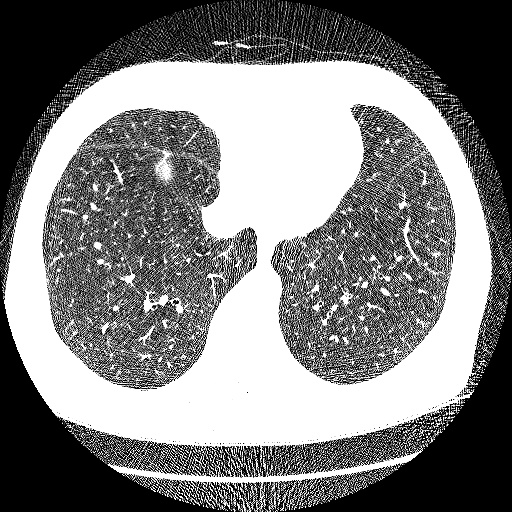
#> input picture cancer.jpg, 512 x 512 px
$ python area.py   (older library calls are emulated)
#> lines starting #> are read from the running program, lines starting #| are printed output that depends on the picture; after the words box and inside, x2 and y2 are one past the last pixel; in counts of white or black regions, pixels touching at a corner belong together
import numpy as np
import cv2
import math
from matplotlib.ticker import FuncFormatter
from matplotlib import pyplot as plt
from scipy import ndimage, misc
#import FFT as f

#img_title= f.img_title
#img_title= "C:/Users/Dom/Downloads/1.2.826.0.1.3680043.2.656.1.138.181.jpg"
img_title = 'cancer.jpg'
medianfiltersize = 10

def masking(img_title):
#> called with img_title = 'cancer.jpg'
    image = cv2.imread(img_title, cv2.COLOR_BGR2GRAY)
#> image is the input picture: shape (512, 512); min 0, max 255, mean 127.6
    image= cv2.resize(image,(512,512))
    image2 = cv2.cvtColor(image, cv2.COLOR_BGR2RGB)
    figure_size=9
    median_mask = cv2.medianBlur(image2, figure_size)
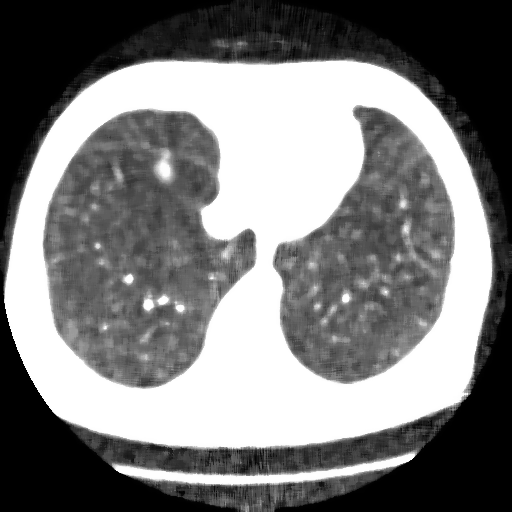
#> median_mask: shape (512, 512, 3); min 0, max 255, mean 125.1
    #median_mask=ndimage.median_filter(image2, size=medianfiltersize)
    image_sharp = cv2.addWeighted(image, 2, image, -1, 0)

    initialContoursImage = np.copy(median_mask)
    imgray = cv2.cvtColor(initialContoursImage, cv2.COLOR_BGR2GRAY)
    _, thresh = cv2.threshold(imgray, 127, 255, 0)
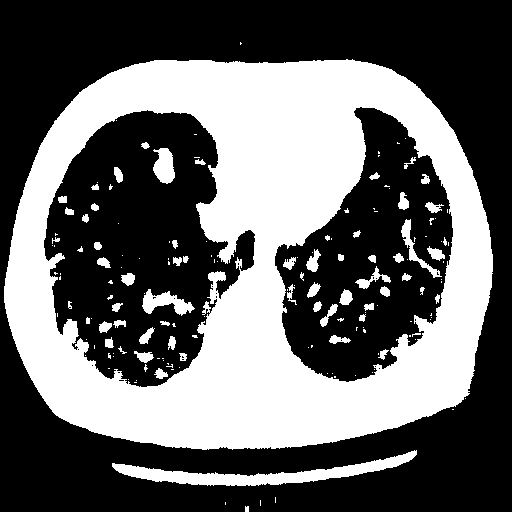
#> thresh: shape (512, 512); 39.8% white; 165 white regions (101 under 20 px)
    contours, hierarchy = cv2.findContours(thresh, cv2.RETR_TREE, cv2.CHAIN_APPROX_SIMPLE)
#> contours = 190 contours, 135 with area under 20; largest, box (x1, y1, x2, y2) and area: (4, 59, 493, 450) 161900, (43, 109, 256, 388) 38878, (274, 106, 454, 383) 29968, (112, 450, 417, 486) 2966, (142, 289, 195, 316) 605

    cnt = contours[0]
#> cnt = [[245, 506], [245, 511], [248, 511], [248, 506], [247, 506], [246, 507]]
    largest_area=0
    index = 0
    for contour in contours:
        if index > 0:
            area = cv2.contourArea(contour)
            if (area>largest_area):
                largest_area=area
                cnt = contours[index]
        index = index + 1
#> this loop made 190 passes
#> (area, largest_area) on passes 5, 8: (2966, 2966), (161899.5, 161899.5)
#> area on passes 20, 25, 36, 41, 45, 46: 38878.5, 70, 37.5, 114, 54.5, 60
#> after the loop, cnt = contour of 707 points, box (x1, y1, x2, y2) (4, 59, 493, 450), area 161900; index = 190; largest_area = 161899.5

    biggestContourImage = np.copy(cv2.cvtColor(image, cv2.COLOR_BGR2RGB))
    cv2.drawContours(biggestContourImage, [cnt], -1, (0,0,255), 3)
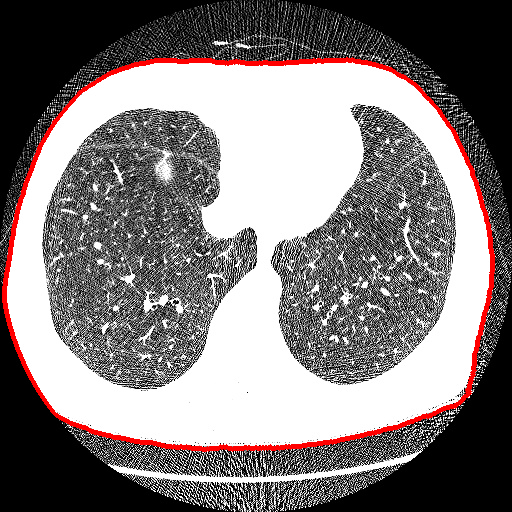
#> biggestContourImage: shape (512, 512, 3); 2.65% of pixels changed, all inside (x1, y1, x2, y2) = (2, 57, 495, 452); drawn as B, G, R

    filled = np.zeros_like(thresh)
    x,y,w,h = cv2.boundingRect(cnt)
#> x = 4; y = 59; w = 489; h = 391
    mask=cv2.drawContours(filled, [cnt], 0, 255, -1)
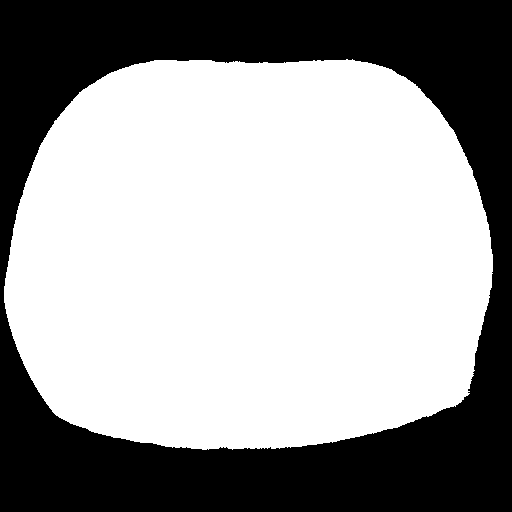
#> mask: shape (512, 512); 62% white; 1 black region, box (x1, y1, x2, y2) and area: (0, 0, 512, 512) 99546
    plt.imshow(mask)
    plt.show()
    width_half = image.shape[1]//2
#> width_half = 256
    x_half_mask = filled.shape[0]//2
#> x_half_mask = 256
    img_to_mask = image[:,width_half-x_half_mask:width_half+x_half_mask]
    masked = cv2.bitwise_and(img_to_mask,img_to_mask,mask = filled)
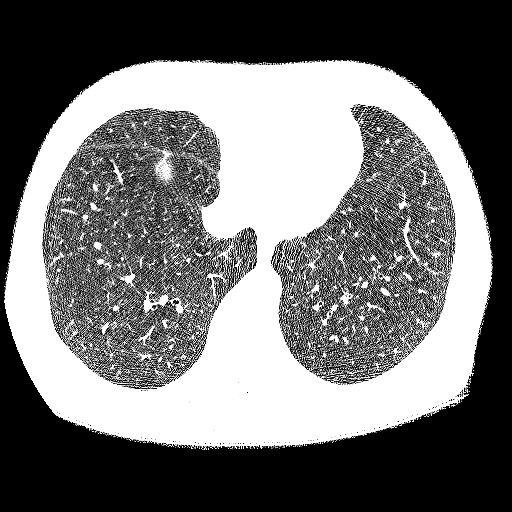
#> masked: shape (512, 512); min 0, max 255, mean 114.8
    pixels = cv2.countNonZero(mask)
#> pixels = 162598
    return masked,pixels

img,pixels =masking(img_title)
#> pixels = 162598
print(pixels)
#| 162598

                # cv2.getGaborKernel(ksize, sigma, theta, lambda, gamma, psi, ktype)
                # ksize - size of gabor filter (n, n)
                # sigma - standard deviation of the gaussian function
                # theta - orientation of the normal to the parallel stripes
                # lambda - wavelength of the sunusoidal factor
                # gamma - spatial aspect ratio
                # psi - phase offset
                # ktype - type and range of values that each pixel in the gabor kernel can hold

theta = (np.pi)*6
g_kernel = cv2.getGaborKernel((10, 10), 3, theta/16, 5, 0.75, 0, ktype=cv2.CV_32F)

                #img = masked_img#cv2.imread('C:/Users/Dom/Downloads/1.2.826.0.1.3680043.2.656.1.138.181.jpg',)
                #img = cv2.cvtColor(img, cv2.COLOR_BGR2GRAY)
filtered_img = cv2.filter2D(img, cv2.CV_8UC3, g_kernel)
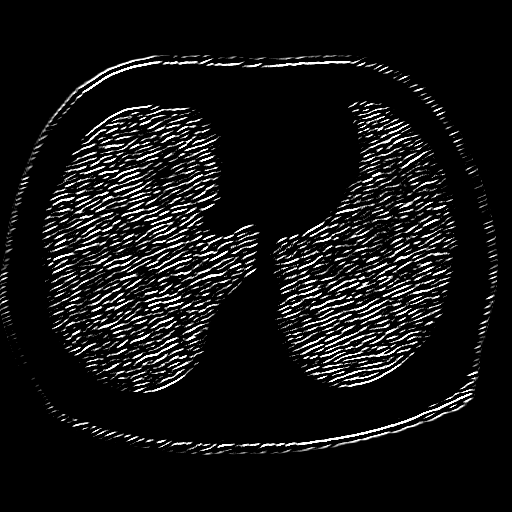
#> filtered_img: shape (512, 512); min 0, max 255, mean 19.5

plt.subplot(121)
plt.title('Kernal')
plt.imshow(g_kernel,cmap='gray')
                #plt.show()
h, w = g_kernel.shape[:2]
g_kernel = cv2.resize(g_kernel, (3*w, 3*h), interpolation=cv2.INTER_CUBIC)
plt.subplot(122)
plt.title('Filtered Image')
plt.imshow(filtered_img,cmap='gray')

plt.show()
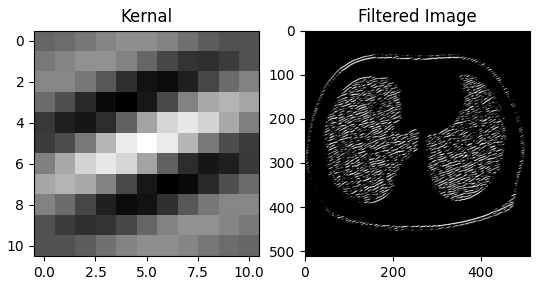
#> figure drawn by matplotlib, 2 panels

$ run again, with featuremap-layer-conv2d.jpg copied over cancer.jpg
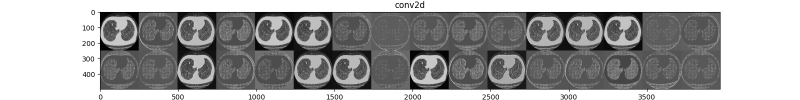
#> input picture featuremap-layer-conv2d.jpg, 1600 x 200 px (shown at 1/2 size)
#> in masking, image is the input picture: shape (200, 1600, 3); min 0, max 255, mean 158.9
#> image: shape (512, 512, 3)
#> in masking, `_, thresh = cv2.threshold(imgray, 127, 255, 0)`:
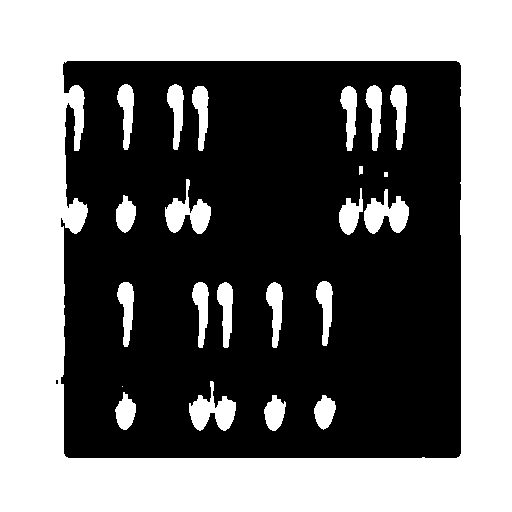
#> thresh: shape (512, 512); 45.6% white; 23 white regions (1 under 20 px)
#> contours = 25 contours, 3 with area under 20; largest, box (x1, y1, x2, y2) and area: (0, 0, 512, 512) 261121, (60, 60, 462, 459) 156916, (189, 381, 236, 431) 1072, (364, 189, 409, 234) 1070, (165, 179, 211, 234) 1054
#> in masking, `cnt = contours[0]`: cnt = [[0, 0], [0, 511], [511, 511], [511, 0]]
#> the loop in masking, `for contour in contours:` made 25 passes
#> (area, largest_area) on pass 3: (156916.5, 156916.5)
#> after the loop in masking, `for contour in contours:`: cnt = contour of 196 points, box (x1, y1, x2, y2) (60, 60, 462, 459), area 156916; index = 25; largest_area = 156916.5
#> biggestContourImage: shape (512, 512, 3); mean B, G, R 153.5, 153.5, 162.1
#> x = 60; w = 402; h = 399
#> mask: shape (512, 512); 60.2% white; 1 black region, box (x1, y1, x2, y2) and area: (0, 0, 512, 512) 104335
#> in masking, `pixels = cv2.countNonZero(mask)`: pixels = 157809
#| 157809
#> `plt.show()`:
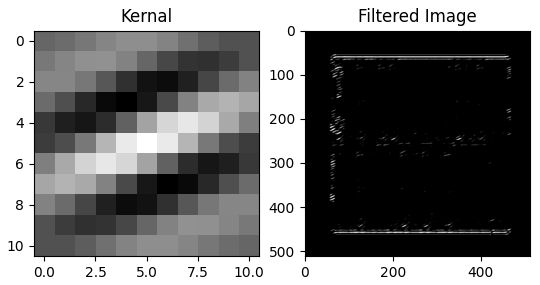
#> figure drawn by matplotlib, 2 panels

$ run again, with featuremap-layer-conv2d_1.jpg copied over cancer.jpg
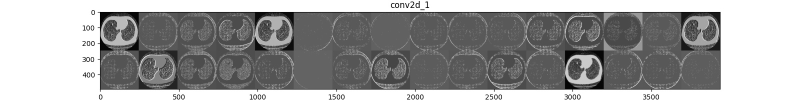
#> input picture featuremap-layer-conv2d_1.jpg, 1600 x 200 px (shown at 1/2 size)
#> in masking, image is the input picture: shape (200, 1600, 3); min 0, max 255, mean 156.9
#> image: shape (512, 512, 3)
#> in masking, `_, thresh = cv2.threshold(imgray, 127, 255, 0)`:
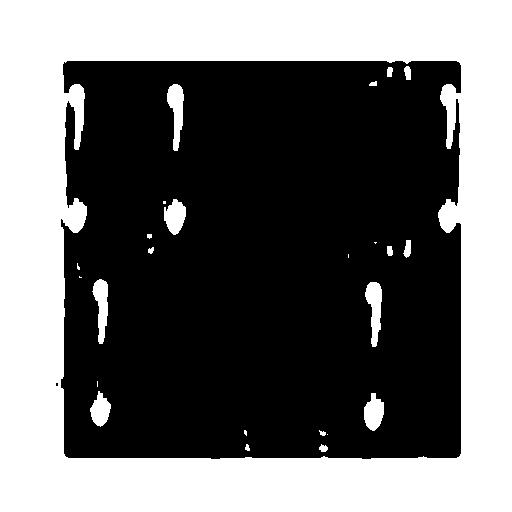
#> thresh: shape (512, 512); 42.5% white; 25 white regions (8 under 20 px)
#> contours = 27 contours, 12 with area under 20; largest, box (x1, y1, x2, y2) and area: (0, 0, 512, 512) 261121, (60, 60, 462, 460) 155654, (365, 282, 382, 347) 596, (167, 84, 184, 151) 595, (92, 279, 108, 344) 554
#> in masking, `cnt = contours[0]`: cnt = [[0, 0], [0, 511], [511, 511], [511, 0]]
#> the loop in masking, `for contour in contours:` made 27 passes
#> (area, largest_area) on pass 3: (155654, 155654)
#> after the loop in masking, `for contour in contours:`: cnt = contour of 284 points, box (x1, y1, x2, y2) (60, 60, 462, 460), area 155654; index = 27; largest_area = 155654
#> biggestContourImage: shape (512, 512, 3); mean B, G, R 151.2, 151.2, 160.6
#> x = 60; w = 402; h = 400
#> mask: shape (512, 512); 59.8% white; 1 black region, box (x1, y1, x2, y2) and area: (0, 0, 512, 512) 105508
#> in masking, `pixels = cv2.countNonZero(mask)`: pixels = 156636
#| 156636
#> `plt.show()`:
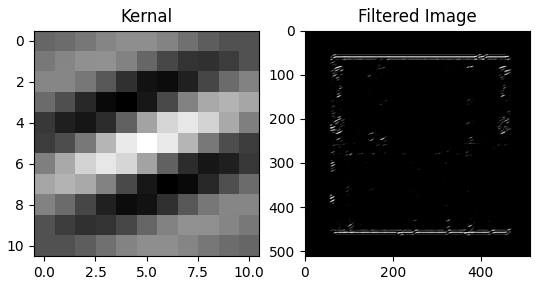
#> figure drawn by matplotlib, 2 panels

$ run again, with featuremap-layer-conv2d_2.jpg copied over cancer.jpg
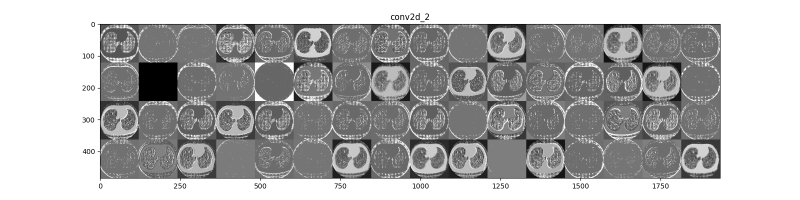
#> input picture featuremap-layer-conv2d_2.jpg, 1600 x 400 px (shown at 1/2 size)
#> in masking, image is the input picture: shape (400, 1600, 3); min 0, max 255, mean 173.9
#> image: shape (512, 512, 3)
#> thresh: shape (512, 512); 51.1% white; 18 black regions (16 under 20 px)
#> contours = 172 contours, 99 with area under 20; largest, box (x1, y1, x2, y2) and area: (0, 0, 512, 512) 261121, (62, 60, 462, 459) 152373, (262, 367, 312, 452) 1585, (406, 170, 436, 259) 1518, (236, 169, 263, 270) 1378
#> in masking, `cnt = contours[0]`: cnt = [[0, 0], [0, 511], [511, 511], [511, 0]]
#> the loop in masking, `for contour in contours:` made 172 passes
#> (area, largest_area) on pass 6: (152373, 152373)
#> after the loop in masking, `for contour in contours:`: cnt = contour of 960 points, box (x1, y1, x2, y2) (62, 60, 462, 459), area 152373; index = 172; largest_area = 152373
#> biggestContourImage: shape (512, 512, 3); mean B, G, R 167.2, 167.2, 178.5
#> x = 62; y = 60; w = 400; h = 399
#> mask: shape (512, 512); 58.6% white; 6 black regions (3 under 20 px), largest, box (x1, y1, x2, y2) and area: (0, 0, 512, 512) 108281, (69, 147, 83, 172) 220, (74, 352, 81, 366) 59
#> in masking, `pixels = cv2.countNonZero(mask)`: pixels = 153570
#| 153570
#> `plt.show()`:
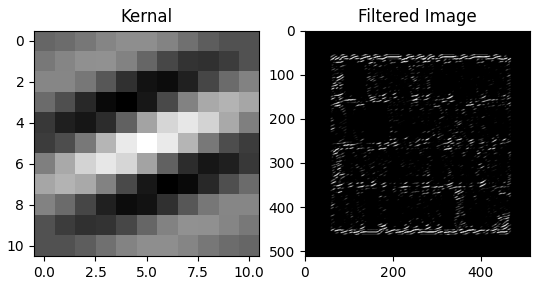
#> figure drawn by matplotlib, 2 panels
